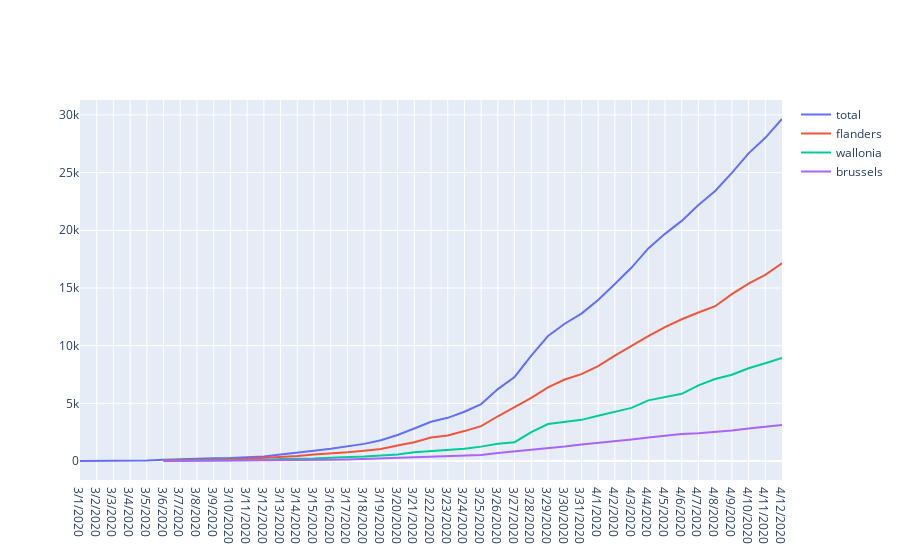

Write notebook code for a chart like this one.
### Code cell
data_belgium = [go.Scatter(x=df_cases_belgium['date'], y=df_cases_belgium['infected'], name='total'),
                go.Scatter(x=df_cases_belgium['date'], y=df_cases_belgium['infected_flanders'], name='flanders'),
                go.Scatter(x=df_cases_belgium['date'], y=df_cases_belgium['infected_wallonia'], name='wallonia'),
                go.Scatter(x=df_cases_belgium['date'], y=df_cases_belgium['infected_brussels'], name='brussels')]
iplot(data_belgium, filename='belgium_infected')
